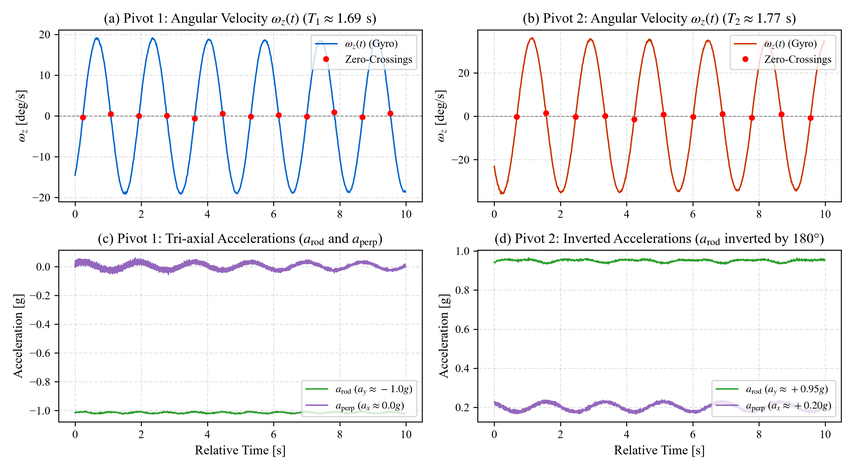
#> input picture docs/figures/fig1_waveforms.png, 854 x 470 px, shrunk from 3000 x 1650 before the run
$ python generate_printable_a4_graphs.py
#> lines starting #> are read from the running program, lines starting #| are printed output that depends on the picture
"""Assemble all 3 Kater's Pendulum experimental graphs onto a single A4 printable page with scissors cut guidelines.

Maximized layout: figures enlarged by ~45-60% to utilize page space, with tailored box heights, 83% width span,
clean 4.5 mm internal padding, and dedicated scissor cutting corridors between boxes.
"""

import os
import textwrap
import matplotlib
matplotlib.use('Agg')
import matplotlib.pyplot as plt
import matplotlib.image as mpimg
from matplotlib.patches import Rectangle
from PIL import Image

SCRIPT_DIR = os.path.dirname(os.path.abspath(__file__))
PROJECT_DIR = os.path.dirname(SCRIPT_DIR)
FIG_DIR = os.path.join(PROJECT_DIR, "docs", "figures")

PDF_OUT = os.path.join(PROJECT_DIR, "docs", "Katers_Pendulum_Lab_Graphs_Printable_A4.pdf")
PNG_OUT = os.path.join(PROJECT_DIR, "docs", "Katers_Pendulum_Lab_Graphs_Printable_A4.png")
DESKTOP_PDF = r"C:\Users\manee\Desktop\Katers_Pendulum_Lab_Graphs_Printable_A4.pdf"
DESKTOP_PNG = r"C:\Users\manee\Desktop\Katers_Pendulum_Lab_Graphs_Printable_A4.png"

# A4 dimensions in inches: 8.27 x 11.69 inches
A4_WIDTH = 8.27
A4_HEIGHT = 11.69

# Load images
img1_path = os.path.join(FIG_DIR, "fig1_waveforms.png")
img2_path = os.path.join(FIG_DIR, "fig3_decay_fits.png")
img3_path = os.path.join(FIG_DIR, "fig4_phase_space_and_bessel_sensitivity.png")

img1 = mpimg.imread(img1_path)
#> img1 is the input picture: shape (470, 854, 4) float32; mean R, G, B, A 0.958, 0.955, 0.957, 1
img2 = mpimg.imread(img2_path)
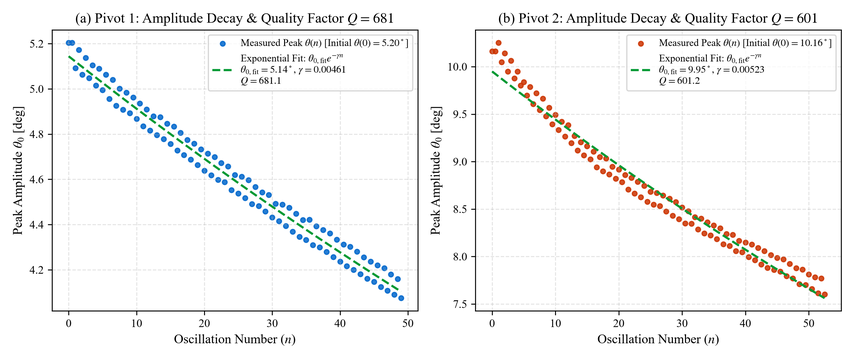
#> input picture docs/figures/fig3_decay_fits.png, 854 x 359 px, shrunk from 3000 x 1260 before the run
#> img2 is the input picture: shape (359, 854, 4) float32; mean R, G, B, A 0.958, 0.959, 0.959, 1
img3 = mpimg.imread(img3_path)
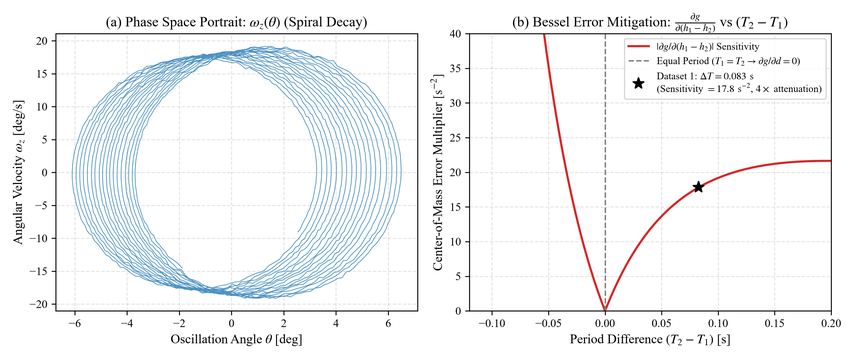
#> input picture docs/figures/fig4_phase_space_and_bessel_sensitivity.png, 854 x 359 px, shrunk from 3000 x 1260 before the run
#> img3 is the input picture: shape (359, 854, 4) float32; mean R, G, B, A 0.949, 0.955, 0.961, 1

fig = plt.figure(figsize=(A4_WIDTH, A4_HEIGHT), dpi=300)

# Main Title at top
plt.figtext(
    0.5, 0.988,
    "KATER'S REVERSIBLE PENDULUM — EXPERIMENTAL TELEMETRY GRAPHS",
    fontsize=11.0, fontweight='bold', fontfamily='serif', ha='center', va='top'
)
plt.figtext(
    0.5, 0.973,
    "Instructions: Print on A4 paper at 100% scale. Cut along dashed boxes and paste into your physical lab record notebook.",
    fontsize=7.8, fontstyle='italic', fontfamily='serif', ha='center', va='top', color='#444'
)

margin_x = 0.04
box_w = 0.92

boxes = [
    {
        "title": "GRAPH 1: Angular Velocity Waveforms & Sub-Sample Zero-Crossing Detection",
        "caption": "Figure 1: Real-time angular velocity ω_z(t) at 100 Hz for Pivot 1 (T₁ ≈ 1.69 s) and Pivot 2 (T₂ ≈ 1.77 s). Red markers show linear-interpolated zero-crossings (turning points) that eliminate human reaction latency.",
        "img": img1,
        "box_y": 0.638,
        "box_h": 0.322,
        "img_h": 0.258,
        "img_offset_y": 0.038,
    },
    {
        "title": "GRAPH 2: Peak Amplitude Exponential Decay Envelopes & Quality Factor (Q)",
        "caption": "Figure 2: Peak amplitude decay fits θ(n) = θ₀ e^(-γ n) evaluating system damping. Pivot 1 quality factor Q₁ = 681.1 (decay γ₁ = 0.00460) and Pivot 2 quality factor Q₂ = 601.2 (decay γ₂ = 0.00534).",
        "img": img2,
        "box_y": 0.326,
        "box_h": 0.297,
        "img_h": 0.233,
        "img_offset_y": 0.038,
    },
    {
        "title": "GRAPH 3: Phase-Space Orbit (ω vs. θ) & Bessel Sensitivity Error Attenuation",
        "caption": "Figure 3: (a) Dissipative spiral phase-space trajectory ω_z(θ) confirming low-friction planar motion. (b) Bessel error suppression surface demonstrating a 4× attenuation of center-of-mass balance uncertainty.",
        "img": img3,
        "box_y": 0.014,
        "box_h": 0.297,
        "img_h": 0.233,
        "img_offset_y": 0.038,
    }
]

for b in boxes:
    by = b["box_y"]
    bh = b["box_h"]

    # 1. Image Axes: maximized width and tailored height
    ax = fig.add_axes([margin_x + 0.01, by + b["img_offset_y"], box_w - 0.02, b["img_h"]])
    ax.imshow(b["img"])
    ax.axis('off')

    # 2. Dashed cut box
    rect = Rectangle(
        (margin_x, by), box_w, bh,
        transform=fig.transFigure,
        fill=False,
        edgecolor='#555555', linestyle='--', linewidth=0.9
    )
    fig.patches.append(rect)

    # 3. Cut guide badge centered on the top line with clean white masking box
    plt.figtext(
        margin_x + box_w / 2.0, by + bh,
        " [ CUT ALONG DASHED LINE ] ",
        fontsize=6.2, fontfamily='sans-serif', fontweight='bold', color='#555555',
        ha='center', va='center',
        bbox=dict(boxstyle='square,pad=0.25', facecolor='white', edgecolor='#888888', linewidth=0.6, linestyle=':')
    )

    # 4. Box Title
    plt.figtext(
        margin_x + box_w / 2.0, by + bh - 0.013,
        b["title"],
        fontsize=8.8, fontweight='bold', fontfamily='serif', ha='center', va='top', color='#111'
    )

    # 5. Caption: explicitly wrapped to 125 chars (clean 2-line layout spanning the graph width)
    wrapped_cap = textwrap.fill(b["caption"], width=125)
    plt.figtext(
        margin_x + box_w / 2.0, by + 0.034,
        wrapped_cap,
        fontsize=7.0, fontstyle='italic', fontfamily='serif', ha='center', va='top', color='#222',
        linespacing=1.2
    )
#> this loop made 3 passes
#> (by, bh) on passes 1 to 3: (0.638, 0.322), (0.326, 0.297), (0.014, 0.297)
#> after the loop, fig.patches = 3 items

# Save PDF & PNG
plt.savefig(PDF_OUT, format='pdf', dpi=300)
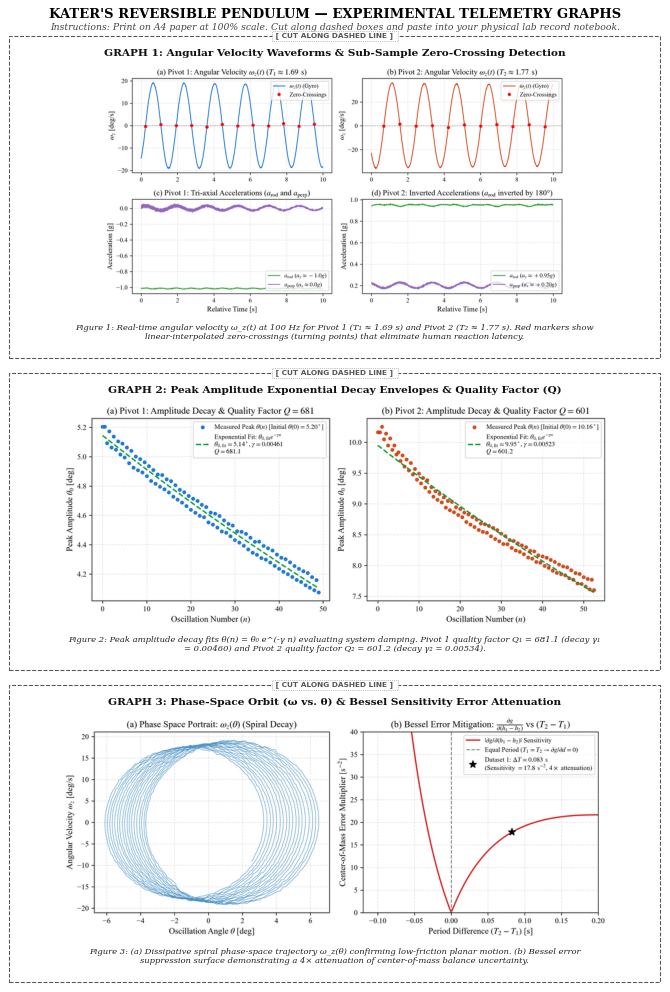
#> figure drawn by matplotlib, 3 panels
plt.savefig(PNG_OUT, format='png', dpi=300)
plt.close()

import shutil
shutil.copy2(PDF_OUT, DESKTOP_PDF)
shutil.copy2(PNG_OUT, DESKTOP_PNG)

print("[SUCCESS] Printable A4 sheet generated successfully!")
print(f"Desktop PDF: {DESKTOP_PDF}")
print(f"Desktop PNG: {DESKTOP_PNG}")
